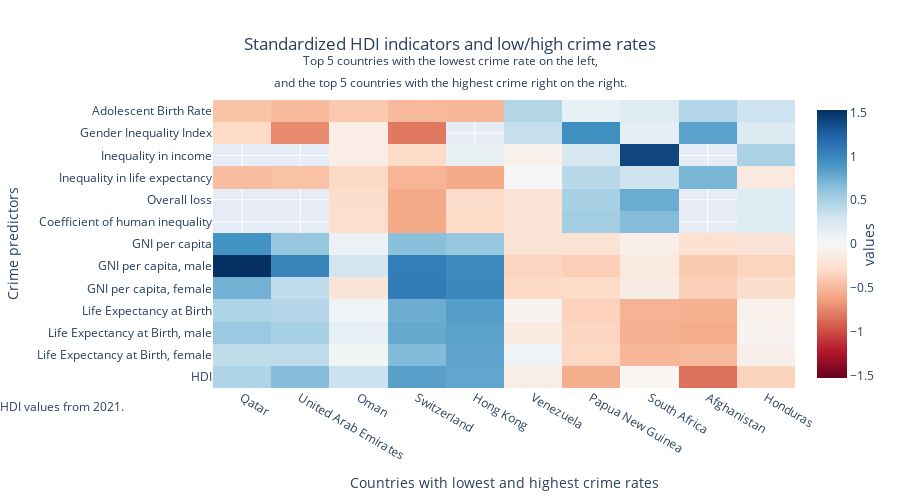

The cell this chart's notebook holds for it:
### Code cell
#load datasets
crime = pd.read_csv("datasets/crime-rate-by-country-2023.csv")
HDI = pd.read_csv("datasets/Human Development Index.csv")

# index = country
crime = crime.groupby('country').first()
HDI = HDI.groupby('Country').first()

# filter data 2021
stats_2021 = [col for col in HDI.columns if '2021' in col]
HDI_2021 = HDI[stats_2021]

HC = HDI_2021.copy()
HC = HC.loc[:, [#'HDI Rank (2021)',
             'Human Development Index (2021)',
             'Life Expectancy at Birth, female (2021)',
            'Life Expectancy at Birth, male (2021)',
            'Life Expectancy at Birth (2021)',
             'Gross National Income Per Capita, female (2021)',
             'Gross National Income Per Capita, male (2021)',
            'Gross National Income Per Capita (2021)',
             'Coefficient of human inequality (2021)',
             'Overall loss (%) (2021)',
             'Inequality in life expectancy (2021)',
             'Inequality in income (2021)',
             'Gender Inequality Index (2021)',
             'Adolescent Birth Rate (births per 1,000 women ages 15-19) (2021)']]

HC.rename(columns = {'Human Development Index (2021)': 'HDI',
                     'Life Expectancy at Birth (2021)': 'Life Expectancy at Birth',
                     'Life Expectancy at Birth, male (2021)' : 'Life Expectancy at Birth, male',
                     'Life Expectancy at Birth, female (2021)' : 'Life Expectancy at Birth, female',
                    'Gross National Income Per Capita (2021)' : 'GNI per capita',
                     'Gross National Income Per Capita, male (2021)' : 'GNI per capita, male',
                      'Gross National Income Per Capita, female (2021)' : 'GNI per capita, female',
                     'Inequality-adjusted Human Development Index (2021)' : 'Inequality-adjusted HDI',
                    'Coefficient of human inequality (2021)' : 'Coefficient of human inequality',
                    'Overall loss (%) (2021)' : 'Overall loss', 'Inequality in life expectancy (2021)' : 'Inequality in life expectancy',
                    'Inequality in income (2021)' : 'Inequality in income',
                    'Gender Inequality Index (2021)' : 'Gender Inequality Index',
                    'Adolescent Birth Rate (births per 1,000 women ages 15-19) (2021)' : 'Adolescent Birth Rate'}, inplace=True)

# standardize data
HC_standardized = 2 * (HC - HC.mean()) / (HC.max() - HC.min())

HCC = crime.join(HC_standardized)
HCC = HCC.drop(columns=['rank', 'pop2023'])

low5 = HCC.nsmallest(6, 'crimeIndex')
high5 = HCC.nlargest(5, 'crimeIndex')

df = pd.concat([low5, high5])
df = df.drop("Taiwan", axis='index')

df = df.drop(columns=['crimeIndex'])

df = df.T

HDIfig = go.Figure(data=go.Heatmap(z=df.values,
                                   x=df.columns,
                                   y=df.index,
                                   colorscale='RdBu',
                                   zmid=0,
                                   colorbar=dict(title='values', titleside='right')))

# Update layout for better visualization
HDIfig.update_layout(
    title={
        'text': 'Standardized HDI indicators and low/high crime rates<br><sup>Top 5 countries with the lowest crime rate on the left,<br>and the top 5 countries with the highest crime right on the right.</sup>',
        'y':0.9,
        'x':0.5,
        'xanchor': 'center',
        'yanchor': 'top'
    },
    xaxis_title='Countries with lowest and highest crime rates',
    yaxis_title='Crime predictors',
    xaxis=dict(tickmode='array', tickvals=list(range(len(df.columns))), ticktext=df.columns),
    yaxis=dict(tickmode='array', tickvals=list(range(len(df.index))), ticktext=df.index)
)

HDIfig.update_layout(
    height=500
)

HDIfig.add_annotation(x=-0.37, y=-0.10,
                   xref="paper", yref="paper",
                   align='left',
                   xanchor='left', yanchor='bottom',
                   showarrow=False,
                   text='HDI values from 2021.'
                  )

# Show the interactive heatmap
HDIfig.show()

### Figure 1 — Plotly figure (JSON) as saved in the notebook; plotly's stock layout.template omitted (floating-point values rounded to 4 significant figures; data arrays with more than 128 entries replaced by an {"elided": "..."} marker saying what was removed)
{"data": [{"colorbar": {"title": {"side": "right", "text": "values"}}, "colorscale": [[0.0, "rgb(103,0,31)"], [0.1, "rgb(178,24,43)"], [0.2, "rgb(214,96,77)"], [0.3, "rgb(244,165,130)"], [0.4, "rgb(253,219,199)"], [0.5, "rgb(247,247,247)"], [0.6, "rgb(209,229,240)"], [0.7, "rgb(146,197,222)"], [0.8, "rgb(67,147,195)"], [0.9, "rgb(33,102,172)"], [1.0, "rgb(5,48,97)"]], "type": "heatmap", "x": ["Qatar", "United Arab Emirates", "Oman", "Switzerland", "Hong Kong", "Venezuela", "Papua New Guinea", "South Africa", "Afghanistan", "Honduras"], "y": ["HDI", "Life Expectancy at Birth, female", "Life Expectancy at Birth, male", "Life Expectancy at Birth", "GNI per capita, female", "GNI per capita, male", "GNI per capita", "Coefficient of human inequality", "Overall loss", "Inequality in life expectancy", "Inequality in income", "Gender Inequality Index", "Adolescent Birth Rate"], "z": {"elided": "13x10 float values"}, "zmid": 0}], "layout": {"annotations": [{"align": "left", "showarrow": false, "text": "HDI values from 2021.", "x": -0.37, "xanchor": "left", "xref": "paper", "y": -0.1, "yanchor": "bottom", "yref": "paper"}], "height": 500, "title": {"text": "Standardized HDI indicators and low/high crime rates<br><sup>Top 5 countries with the lowest crime rate on the left,<br>and the top 5 countries with the highest crime right on the right.</sup>", "x": 0.5, "xanchor": "center", "y": 0.9, "yanchor": "top"}, "xaxis": {"tickmode": "array", "ticktext": ["Qatar", "United Arab Emirates", "Oman", "Switzerland", "Hong Kong", "Venezuela", "Papua New Guinea", "South Africa", "Afghanistan", "Honduras"], "tickvals": [0, 1, 2, 3, 4, 5, 6, 7, 8, 9], "title": {"text": "Countries with lowest and highest crime rates"}}, "yaxis": {"tickmode": "array", "ticktext": ["HDI", "Life Expectancy at Birth, female", "Life Expectancy at Birth, male", "Life Expectancy at Birth", "GNI per capita, female", "GNI per capita, male", "GNI per capita", "Coefficient of human inequality", "Overall loss", "Inequality in life expectancy", "Inequality in income", "Gender Inequality Index", "Adolescent Birth Rate"], "tickvals": [0, 1, 2, 3, 4, 5, 6, 7, 8, 9, 10, 11, 12], "title": {"text": "Crime predictors"}}}}
